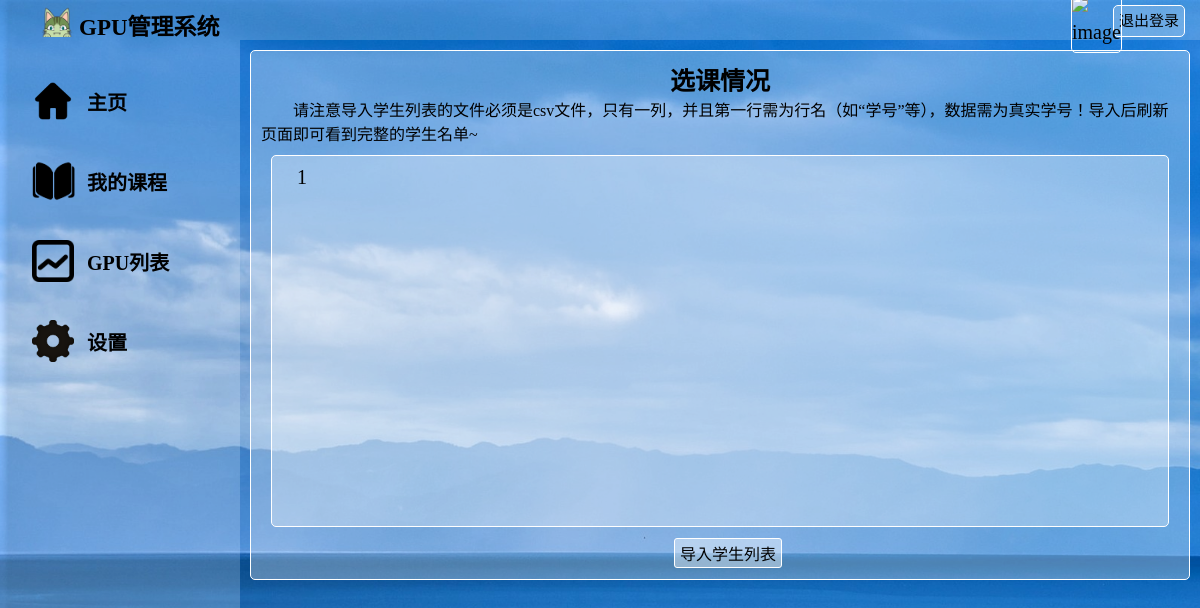
/course_student/3/, run on an earlier commit of the app's database.
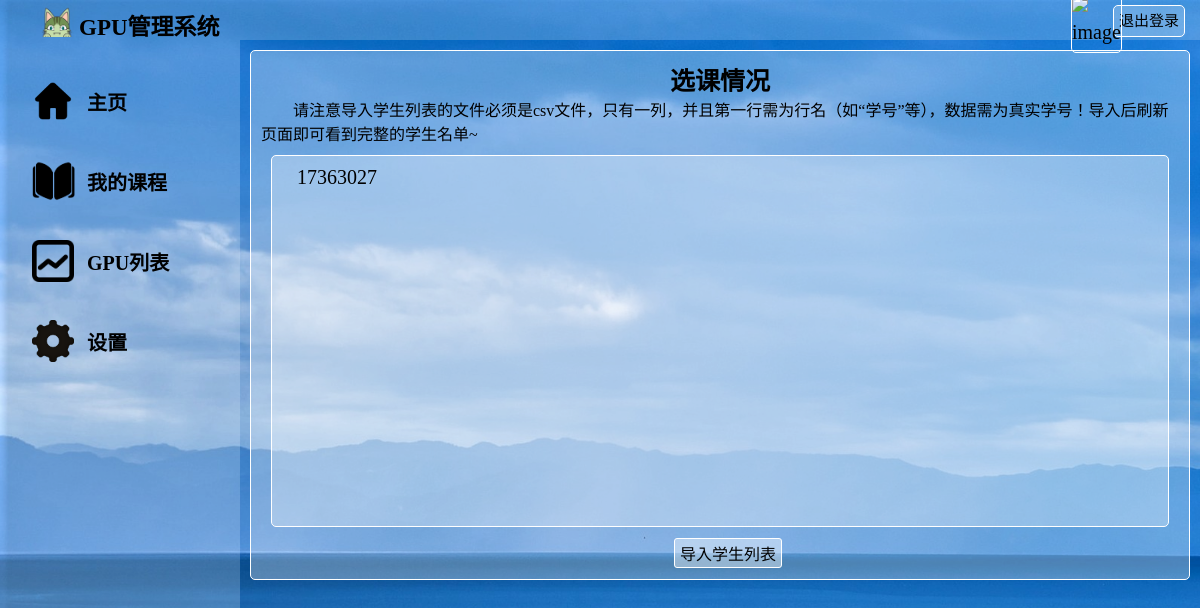
And on a later commit of the database.
### watchlist/models.py (models this page shows)
class Relation(db.Model):
    __tablename__ = 'Relation'
    id = db.Column(db.Integer, primary_key=True)                          # id（主键）
    user_name = db.Column(db.String(50), db.ForeignKey('User.username'))  # 存储用户名（记得包括老师本人）
    course_name = db.Column(db.String(50), db.ForeignKey('Course.name'))  # 用户对应的课程

### watchlist/views.py (the view, shortened to what this page needs)
@app.route('/course_student/<int:id>/', methods=['GET', 'POST'])
def course_student(id):
    course = Course.query.filter_by(id=id).first()
    relations = Relation.query.filter_by(course_name=course.name).all()
    relations_stu=[]
    stu_list=[]
    for i in relations:
        if User.query.filter_by(username=i.user_name).first().identity != "teacher":
            relations_stu.append(i)
            stu_list.append(i.user_name)
    return render_template('course_student.html', course=course, relations=relations_stu)

### watchlist/__init__.py (called while the page is built)
@app.context_processor
def inject_user():
    from watchlist.models import User
    user = User.query.first()
    return dict(user=user)

### watchlist/templates/course_student.html (shortened to what this page needs)
<!DOCTYPE html>
<html lang="en">
<head>
	<link rel="stylesheet" href="/static/style.css" />
</head>
<body>
	<div id="container">
		<div id="header">
			<div id="logo">
				<img src="/static/pic/logo.png" alt="">
				<span>GPU管理系统</span>
			</div>
			<div id="other">
				<form form method="POST" action="/logout/">
					<a id="login_out" href="/logout/" class="button">退出登录</a>
					<div id="user_img">
						<img src="{{ current_user.pic_path }}" alt="image">
					</div>
					<div id="user_name">
					</div>
				</form>
			</div>
		</div>
		<div id="main">
			<div id="aside">
				<br>
				<div id="Home Page">
					<div class="asidepic">
						<img src="/static/pic/home.png" alt="">
					</div>
					<div class="asidechoices">
						<a href="/index_teacher/">主页</a>
					</div>
				</div>
				<div id="My courses">
					<div class="asidepic">
						<img src="/static/pic/courses.png" alt="">
					</div>
					<div class="asidechoices">
						<a href="/my_courses_teacher/">我的课程</a>
					</div>
				</div>
				<div id="Process">
					<div class="asidepic">
						<img src="/static/pic/process.png" alt="">
					</div>
					<div class="asidechoices">
						<a href="/process_teacher/">GPU列表</a>
					</div>
				</div>
				<div id="Settings">
					<div class="asidepic">
						<img src="/static/pic/settings.png" alt="">
					</div>
					<div class="asidechoices">
						<a href="/settings_teacher/">设置</a>
					</div>
				</div>
			</div>
			<div id="content">
				<div id="notice_xxx">
					<p>选课情况</p>
					  <p style="font-size:16px; text-align:left;text-indent:2em;font-weight:normal;">
					  	请注意导入学生列表的文件必须是csv文件，只有一列，并且第一行需为行名（如“学号”等），数据需为真实学号！导入后刷新页面即可看到完整的学生名单~
					  </p>
					<div id="notice_xxx_xxx">
						{% for r in relations %}
						&nbsp;{{ r['user_name'] }}&nbsp;
						{% endfor %}
					</div>
					<form method="POST" action="/course_student/{{course['id']}}/" enctype="multipart/form-data">
						<a id="notice_button" class="button" style="margin-left:45%;"
							onclick="$('#file').trigger('click');">导入学生列表</a>
					</form>
				</div>
			</div>
		</div>
	</div>
</body>
</html>

What changed in the data, as far as the page shows it:
changed Relation: user_name "1" → "17363027"
